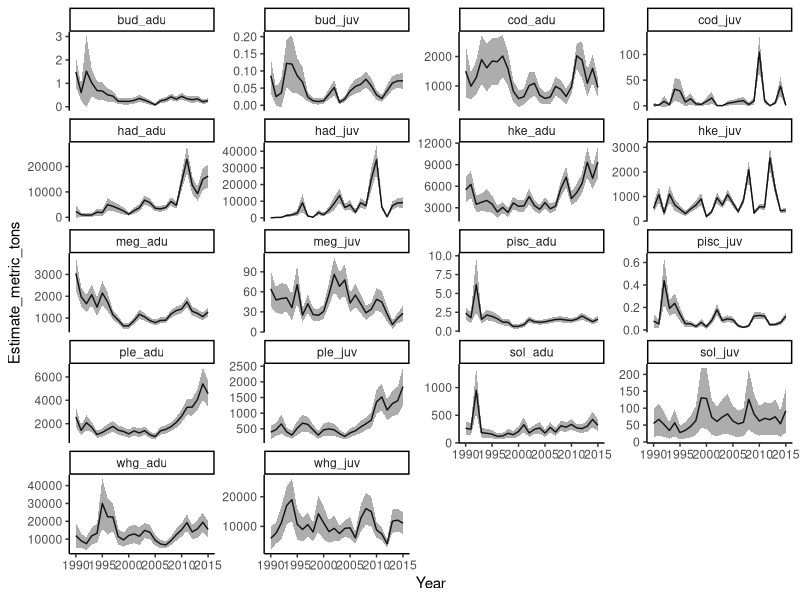
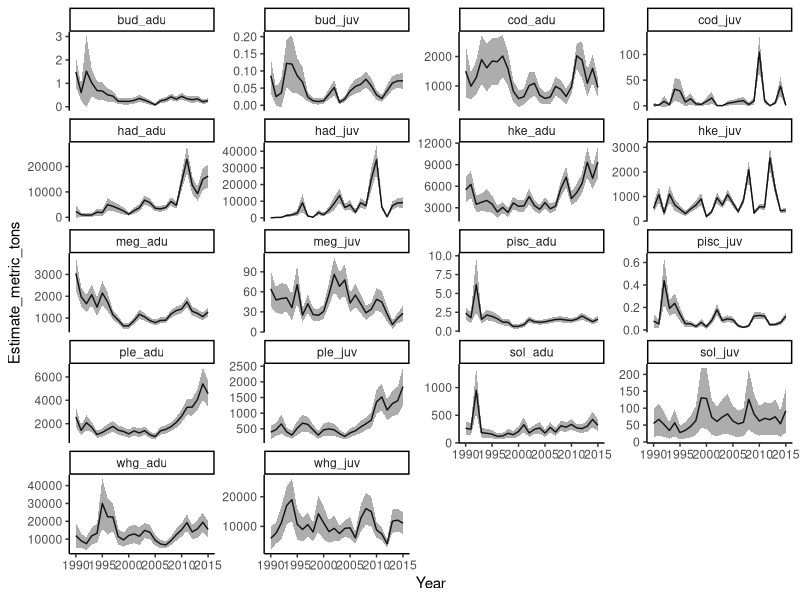

Write R code to recreate these figures, in order. (Note: this script raises an error after producing the figures.)


In <- read.csv('Table_for_SS3.csv')

library(ggplot2)

ggplot(In, aes(x = Year, y = Estimate_metric_tons)) + geom_line() + facet_wrap(~Category, scale = 'free_y', ncol = 4) +
  geom_ribbon(aes(ymin = Estimate_metric_tons - 1.96 * SD_mt, ymax = Estimate_metric_tons  + 1.96 * SD_mt), alpha = 0.4) +
  theme_classic()
ggsave(file = 'IndexGGplot.png', width = 10, height = 12)

IndSc <- apply(In$Estimate_metric_tons, In$Category, scale)

library(dplyr)

In <- In %>% group_by(Category) %>% mutate(InSc = scale(Estimate_metric_tons))

scale(In[c(In$Estimate_metric_tons, In$SD_mt),])

ggplot(In, aes(x = Year, y = InSc)) + geom_line() + facet_wrap(~Category, scale = 'free_y', ncol = 4) +
  geom_ribbon(aes(ymin = InSc - LoSc, ymax = InSc + UpSc), alpha = 0.4) +   theme_classic()
ggsave(file = 'IndexScaledGGplot.png', width = 10, height = 12)


In2 <- transform(In, In.norm = ave(Estimate_metric_tons, Category, FUN = scale))
In2 <- transform(In2, SD.norm = ave(SD_mt, Category, FUN = scale))

ggplot(In2, aes(x = Year, y = In.norm)) + geom_line() + facet_wrap(~Category, scale = 'free_y', ncol = 4) +
  geom_errorbar(aes(ymin = In.norm - SD.norm, ymax = In.norm + SD.norm), alpha = 0.4) +   theme_classic()
